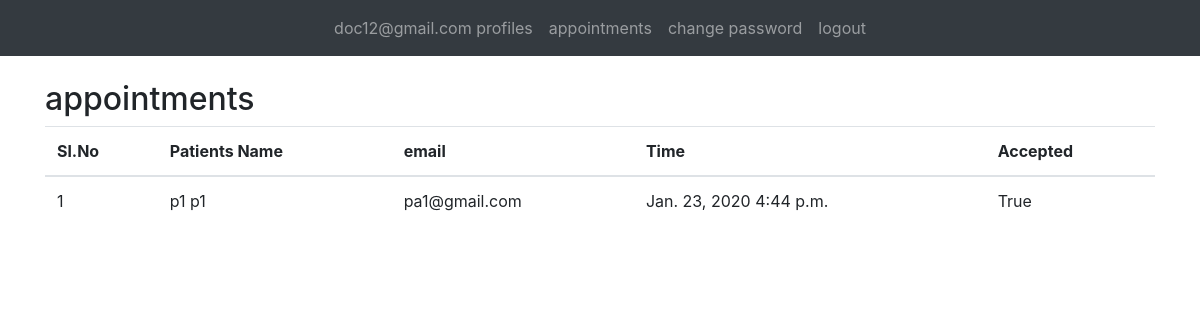
The page /doctors/appointments/ (signed in) on the database its author committed.
### users/models.py (models this page shows, shortened)
class User(AbstractBaseUser, PermissionsMixin):
    email = models.EmailField(unique=True)
    first_name = models.CharField(_('first name'), max_length=30, blank=True)
    last_name = models.CharField(_('last name'), max_length=150, blank=True)
    is_staff = models.BooleanField(
        _('staff status'),
        default=False,
        help_text=_('Designates whether the user can log into this admin site.'),
    )
    type = models.CharField(max_length=15, choices=USER_TYPE, default='PATIENT')
    date_joined = models.DateTimeField(_('date joined'), default=timezone.now)
    USERNAME_FIELD = 'email'
    objects = UserManager()

### doctors/models.py (models this page shows, shortened)
class Appointments(models.Model):
    patients = models.ForeignKey(get_user_model(), on_delete=models.CASCADE, related_name='appointments_patients')
    doctors = models.ForeignKey(get_user_model(), on_delete=models.CASCADE, related_name='appointments_doctors')
    date = models.DateField(blank=True, null=True)
    time = models.TimeField(null=True, blank=True)
    is_accepted = models.BooleanField(default=None, null=True)
    message = models.CharField(max_length=155, null=True)

### doctors/views.py (the view)
# urls.py: path('appointments/', views.appointments, name='appointments'),
def appointments(request):
    appointments_list = models.Appointments.objects.filter(doctors=request.user)
    return render(request, 'appointments.html', {'appointments': appointments_list})

### templates/appointments.html (shortened to what this page needs)
{% extends 'app_base.html' %}
{% block content %}
  <h2>appointments</h2>
   <div class="row">
    <div class="col-md-12 table-responsive">
    <div class="common-table">
     <table class="table my-pagination">
      <thead>
       <tr class="tr-head">
        <th>Sl.No</th>
        <th>Patients Name</th>
           <th>email</th>
         <th>Time</th>
        <th>Accepted</th>
       </tr>
      </thead>
      <tbody>
      {% if appointments %}
          {% for doc in appointments %}
      <tr class="tr-body">
        <td>{{forloop.counter}}</td>
        <td>{{doc.patients.first_name}} {{doc.patients.last_name}}</td>
          <td>{{doc.patients.email}}</td>
        <td>{{doc.date}} {{doc.time}}</td>
        <td>{{doc.is_accepted}}</td>
      </tr>
       {% endfor %}
       {% else %}
       <tr class="no-data">
        <td colspan="20">No Data</td>
       </tr>
       {% endif %}
      </tbody>
     </table>
     </div>
   </div>
  </div>
{% endblock %}

### templates/app_base.html (shortened to what this page needs)
<!DOCTYPE html>
<html>
<head>
  <link rel="stylesheet" href="https://maxcdn.bootstrapcdn.com/bootstrap/4.4.1/css/bootstrap.min.css">
</head>
<body>
        <nav class="navbar navbar-expand-sm bg-dark navbar-dark justify-content-center">
        {% if user.is_authenticated %}
        <ul class="navbar-nav ">
            <li class="nav-item">
                <a href="/user/profile" class="nav-link"> {{ user.email }} profiles</a>
            </li>
            {% if user.type == 'PATIENT' %}
            <li class="nav-item"><a href="/patients/appointments" class="nav-link">My Appointments</a></li>
            <li><a href="/doctors/" class="nav-link">doctors</a></li>
            {% else %}
            <li class="nav-item"><a href="/doctors/appointments/" class="nav-link">appointments</a></li>
            {% endif %}
            <li class="nav-item"><a href="/user/change/password/" class="nav-link">change password</a>
            <li class="nav-item"><a href="/user/logout" class="nav-link">logout</a>
            </li>
        </ul>
        {% else %}
        <ul class="navbar-nav justify-content-center">
            <li class="nav-item"> <a class="nav-link" href="/">Home</a></li>
            <li class="nav-item"><a class="nav-link" href="/user/login">login</a></li>
            <li class="nav-item"><a class="nav-link" href="/user/signup">signup</a></li>
        </ul>
        {% endif %}
        </nav>
    <br>
    <div class="container">
        {% block content %}
        {% endblock %}
    </div>
</body>
</html>

### rows shown on the page
User: email "doc12@gmail.com"
Appointments: patients.first_name "p1", patients.last_name "p1", patients.email "pa1@gmail.com", date "Jan. 23, 2020", time "4:44 p.m.", is_accepted "True"
